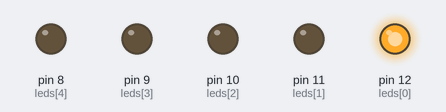
This sketch was run on a simulated Arduino Uno, built with avr-gcc and run on an emulated ATmega328P. On the bench: output pins drawn as LEDs (lit = HIGH).

Above: at 0.5 s.
At 2.5 s:
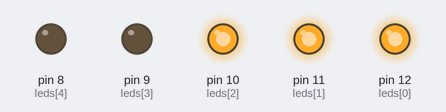
At 3.5 s:
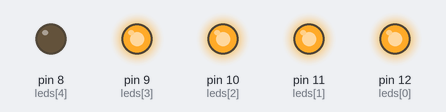
At 5.5 s:
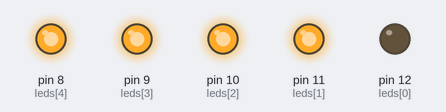
At 8.5 s:
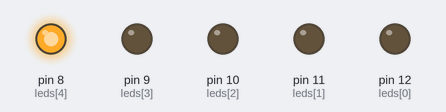
At 11.5 s:
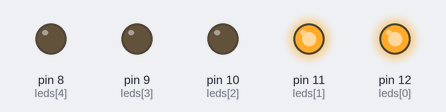
Timing chart, 0 to 13.0 s (numbered marks = the images above):
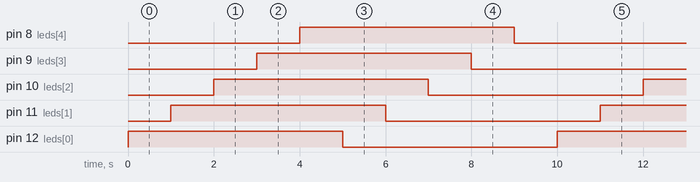

Measured:
- by itself, pin 8 (leds[4]), pin 9 (leds[3]), pin 10 (leds[2]), pin 11 (leds[1]), pin 12 (leds[0]): alternates HIGH for 5.0 s and LOW for 5.0 s
- by itself, everything shown: repeats every 10.0 s, in 10 steps

The sketch:

ACT_2_Working_with_Analog_Signals.ino
```cpp
int leds[5] = { 12 ,11, 10, 9, 8};
int i;

void setup() {
  i = 0;
  while (i < 5) {
    pinMode(leds[i], OUTPUT);
    i++;
  }
}

void loop() {
   i = 0;
    while (i < 5) {
      analogWrite(leds[i], 255);
      delay(1000);
      i++;
    }


    i = 0;
    while (i < 5) {
      analogWrite(leds[i], 0);
      delay(1000);
      i++;
    }


}
```
